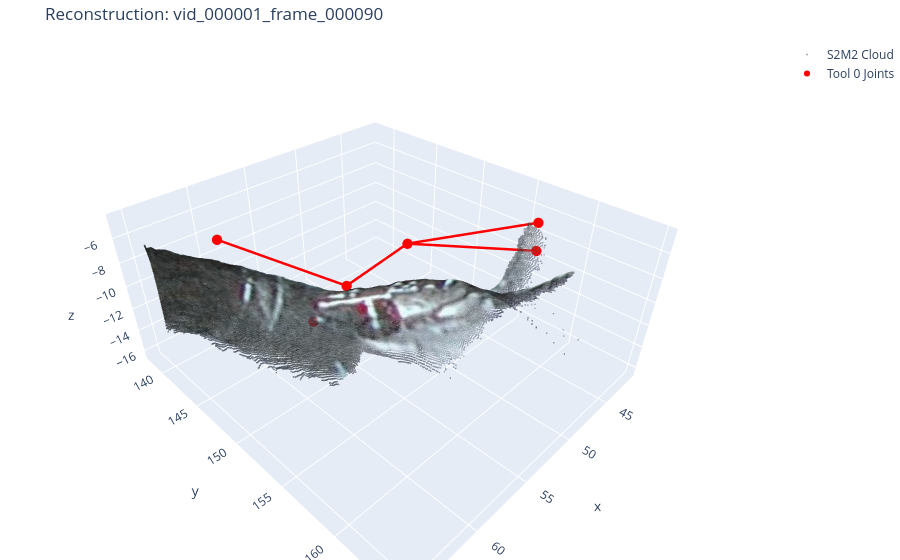

The notebook cell saved with this chart:
### Code cell
viz.plot_combined_3d(np.array([pts_3d[1]]),instruments_clouds[1],colors_list[1],frame_name)

### Figure 1 — Plotly figure (JSON) as saved in the notebook; plotly's stock layout.template omitted (floating-point values rounded to 4 significant figures; data arrays with more than 128 entries replaced by an {"elided": "..."} marker saying what was removed)
{"data": [{"marker": {"color": {"elided": "36476 str values"}, "opacity": 0.5, "size": 1}, "mode": "markers", "name": "S2M2 Cloud", "type": "scatter3d", "x": {"elided": "36476 float values"}, "y": {"elided": "36476 float values"}, "z": {"elided": "36476 float values"}}, {"marker": {"color": "red", "size": 6}, "mode": "markers", "name": "Tool 0 Joints", "type": "scatter3d", "x": [59.91, 54.6, 48.11, 41.63, 45.93, 52.99, 54.99], "y": [140.5, 148.6, 148.6, 156.2, 158.4, 148.5, 144.8], "z": [-7.401, -10.14, -9.281, -9.459, -4.513, -13.11, -15.29]}, {"line": {"color": "red", "width": 5}, "mode": "lines", "showlegend": false, "type": "scatter3d", "x": [59.91, 54.6], "y": [140.5, 148.6], "z": [-7.401, -10.14]}, {"line": {"color": "red", "width": 5}, "mode": "lines", "showlegend": false, "type": "scatter3d", "x": [54.6, 48.11], "y": [148.6, 148.6], "z": [-10.14, -9.281]}, {"line": {"color": "red", "width": 5}, "mode": "lines", "showlegend": false, "type": "scatter3d", "x": [48.11, 41.63], "y": [148.6, 156.2], "z": [-9.281, -9.459]}, {"line": {"color": "red", "width": 5}, "mode": "lines", "showlegend": false, "type": "scatter3d", "x": [48.11, 45.93], "y": [148.6, 158.4], "z": [-9.281, -4.513]}], "layout": {"margin": {"b": 0, "l": 0, "r": 0, "t": 40}, "scene": {"aspectmode": "data"}, "title": {"text": "Reconstruction: vid_000001_frame_000090"}}}
